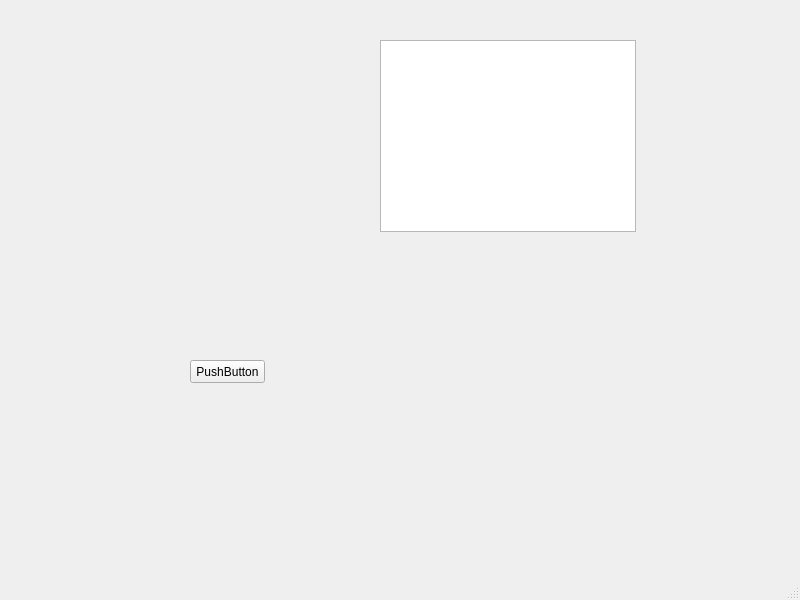
<?xml version="1.0" encoding="UTF-8"?>
<ui version="4.0">
 <class>MainWindow</class>
 <widget class="QMainWindow" name="MainWindow">
  <property name="geometry">
   <rect>
    <x>0</x>
    <y>0</y>
    <width>800</width>
    <height>600</height>
   </rect>
  </property>
  <property name="windowTitle">
   <string>MainWindow</string>
  </property>
  <widget class="QWidget" name="centralwidget">
   <widget class="QTreeView" name="treeView">
    <property name="geometry">
     <rect>
      <x>380</x>
      <y>40</y>
      <width>256</width>
      <height>192</height>
     </rect>
    </property>
   </widget>
   <widget class="QPushButton" name="pushButton">
    <property name="geometry">
     <rect>
      <x>190</x>
      <y>360</y>
      <width>75</width>
      <height>23</height>
     </rect>
    </property>
    <property name="text">
     <string>PushButton</string>
    </property>
   </widget>
  </widget>
  <widget class="QMenuBar" name="menubar">
   <property name="geometry">
    <rect>
     <x>0</x>
     <y>0</y>
     <width>800</width>
     <height>23</height>
    </rect>
   </property>
  </widget>
  <widget class="QStatusBar" name="statusbar"/>
 </widget>
 <resources/>
 <connections/>
</ui>
